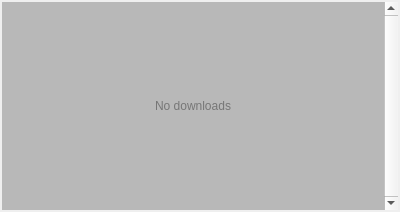
<?xml version="1.0" encoding="UTF-8"?>
<ui version="4.0">
 <class>DownloadManagerWidget</class>
 <widget class="QWidget" name="DownloadManagerWidget">
  <property name="geometry">
   <rect>
    <x>0</x>
    <y>0</y>
    <width>400</width>
    <height>212</height>
   </rect>
  </property>
  <property name="windowTitle">
   <string>Downloads</string>
  </property>
  <property name="styleSheet">
   <string notr="true">#DownloadManagerWidget {
    background: palette(button)
}</string>
  </property>
  <layout class="QVBoxLayout" name="layoutTopLevel">
   <property name="sizeConstraint">
    <enum>QLayout::SetNoConstraint</enum>
   </property>
   <property name="leftMargin">
    <number>0</number>
   </property>
   <property name="topMargin">
    <number>0</number>
   </property>
   <property name="rightMargin">
    <number>0</number>
   </property>
   <property name="bottomMargin">
    <number>0</number>
   </property>
   <item>
    <widget class="QScrollArea" name="scrollArea">
     <property name="styleSheet">
      <string notr="true">#scrollArea {
  margin: 2px;
  border: none;
}</string>
     </property>
     <property name="verticalScrollBarPolicy">
      <enum>Qt::ScrollBarAlwaysOn</enum>
     </property>
     <property name="horizontalScrollBarPolicy">
      <enum>Qt::ScrollBarAlwaysOff</enum>
     </property>
     <property name="widgetResizable">
      <bool>true</bool>
     </property>
     <property name="alignment">
      <set>Qt::AlignLeading|Qt::AlignLeft|Qt::AlignTop</set>
     </property>
     <widget class="QWidget" name="itemsWidget">
      <property name="geometry">
       <rect>
        <x>0</x>
        <y>0</y>
        <width>382</width>
        <height>208</height>
       </rect>
      </property>
      <property name="styleSheet">
       <string notr="true">#itemsWidget {background: palette(mid)}</string>
      </property>
      <layout class="QVBoxLayout" name="layoutItems">
       <property name="spacing">
        <number>2</number>
       </property>
       <property name="leftMargin">
        <number>3</number>
       </property>
       <property name="topMargin">
        <number>3</number>
       </property>
       <property name="rightMargin">
        <number>3</number>
       </property>
       <property name="bottomMargin">
        <number>3</number>
       </property>
       <item>
        <widget class="QLabel" name="labelZeroItems">
         <property name="sizePolicy">
          <sizepolicy hsizetype="Expanding" vsizetype="Expanding">
           <horstretch>0</horstretch>
           <verstretch>0</verstretch>
          </sizepolicy>
         </property>
         <property name="styleSheet">
          <string notr="true">color: palette(shadow)</string>
         </property>
         <property name="text">
          <string>No downloads</string>
         </property>
         <property name="alignment">
          <set>Qt::AlignCenter</set>
         </property>
        </widget>
       </item>
      </layout>
     </widget>
    </widget>
   </item>
  </layout>
 </widget>
 <resources/>
 <connections/>
</ui>
